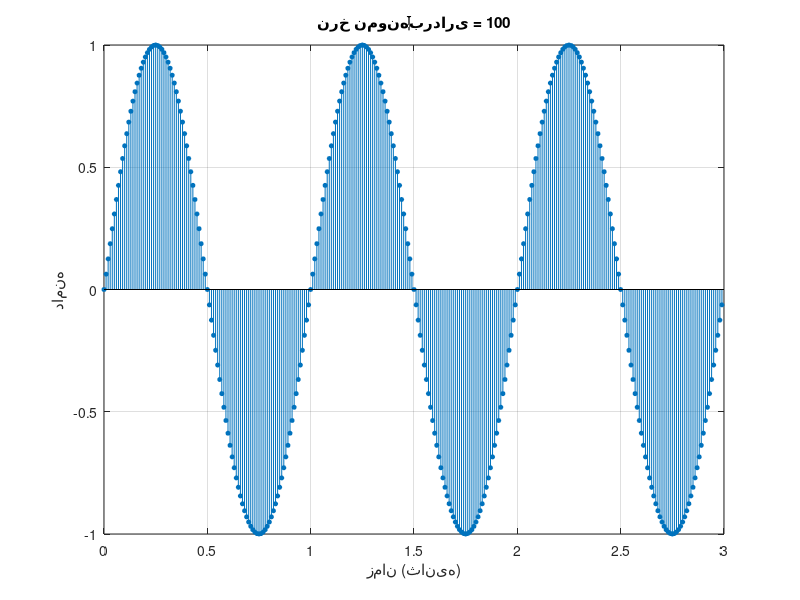
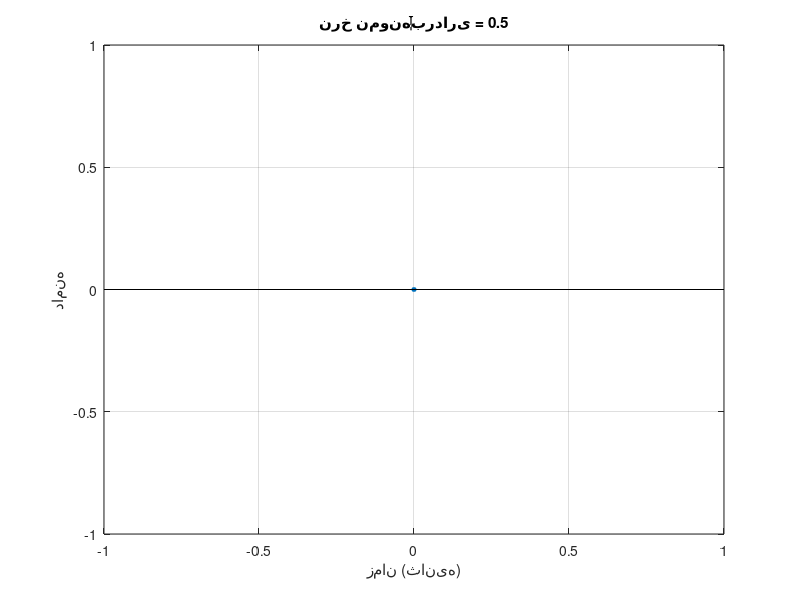
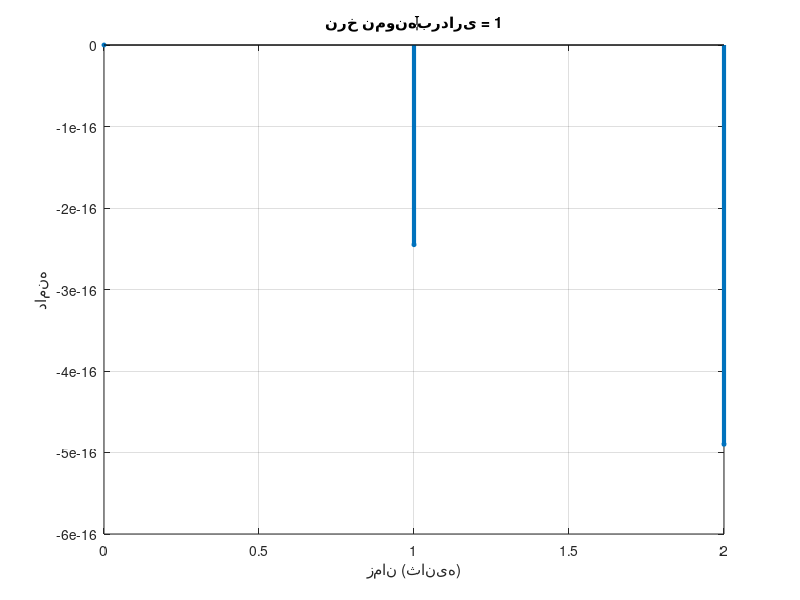
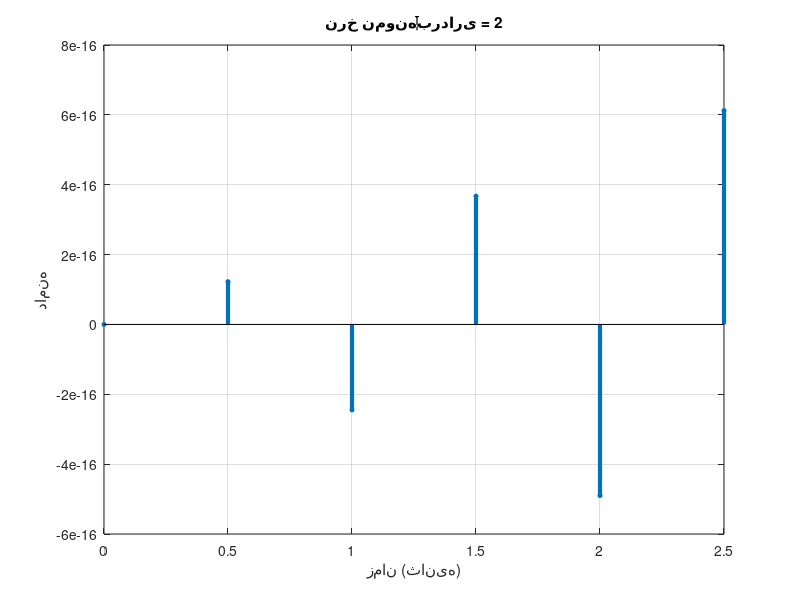

Write MATLAB code to recreate these figures, in order.
%% A01
clc; clear; close all;

fs = 100;
t = 0 : 1/fs : 3 - 1/fs;
x = sin(2*pi*1*t);

sampling_rates = [0.5, 1, 2, 4];

figure;
stem(t, x, 'filled', 'MarkerSize', 3);
title(sprintf('نرخ نمونهبرداری = %d', fs));
xlabel('زمان (ثانیه)'); ylabel('دامنه');
grid on;

for i = 1:length(sampling_rates)
    fs_new = sampling_rates(i);
    t_new = 0 : 1/fs_new : 3 - 1/fs_new;
    x_new = sin(2*pi*1*t_new);
    
    figure;
    stem(t_new, x_new, 'filled', 'MarkerSize', 3, 'LineWidth', 3);
    title(sprintf('نرخ نمونهبرداری = %d', fs_new));
    xlabel('زمان (ثانیه)'); ylabel('دامنه');
    grid on;
end
%% A0
clc; clear; close all;

freqs = [3, 5];
fs_original = 100;
T = 3;
t = 0 : 1/fs_original : T - 1/fs_original;

sampling_rates = [2, 5, 10, 20];
x1 = sin(2*pi*freqs(1)*t);
x2 = sin(2*pi*freqs(2)*t);

figure;
subplot(2,1,1);
stem(t, x1, 'filled', 'MarkerSize', 3);
title(sprintf('f = %d Hz, fs=100', freqs(1)));
xlabel('زمان (ثانیه)'); ylabel('دامنه');
grid on;


subplot(2,1,2);
stem(t, x2, 'filled', 'MarkerSize', 3);
title(sprintf('f = %d Hz, fs=100', freqs(2)));
xlabel('زمان (ثانیه)'); ylabel('دامنه');
grid on;

for f = freqs
    figure('Name', sprintf('%d Hz', f));
    for i = 1:length(sampling_rates)
        fs_new = sampling_rates(i);
        t_new = 0 : 1/fs_new : T - 1/fs_new;
        x_new = sin(2*pi*f*t_new);
        
        subplot(2,2,i);
        stem(t_new, x_new, 'filled', 'MarkerSize', 3);
        title(sprintf('fs = %d Hz', fs_new));
        xlabel('زمان (ثانیه)'); ylabel('دامنه');
        grid on;
        ylim([-1.2, 1.2]);
    end
end
%% A03
clc; clear; close all;

T = 3;
f_signal = 1;
sampling_rates = [1, 2, 5, 10];

for fs = sampling_rates
    t_sample = 0 : 1/fs : T - 1/fs;
    x_sample = sin(2*pi*f_signal*t_sample);
    
    % بازسازی با درونیابی خطی
    t_recon = 0 : 1/1000 : T - 1/1000;
    x_recon = interp1(t_sample, x_sample, t_recon, 'linear');
    
    figure;
    plot(t_recon, x_recon, 'b-', 'LineWidth', 1.5); hold on;
    stem(t_sample, x_sample, 'r', 'filled', 'MarkerSize', 4, 'LineWidth', 3);
    title(sprintf('باز سازی سینوسی %d هرتز با نرخ نمونه برداری %d هرتز', f_signal, fs));
    xlabel('زمان (ثانیه)'); ylabel('دامنه');
    legend('سیگنال بازسازی شده', 'نمونهها');
    grid on;
end
%% A04_A
clc; clear; close all;
Fs = 8000;
T = 0.1;
t = 0 : 1/Fs : T - 1/Fs;
x = 5*cos(2*pi*2500*t) + 2*cos(2*pi*4500*t);

N = length(x);
X = fft(x);
f_axis = (0:N-1)*(Fs/N);
figure;
stem(f_axis, abs(X)/N, 'b', 'LineWidth', 1.5);
title('طیف حوزه فرکانس سیگنال');
xlabel('فرکانس (Hz)'); ylabel('دامنه');
grid on;
%% A04_B
clear; close all; clc;

T = 0.1;
Fs_high = 200000;
t_high = 0:1/Fs_high:T-1/Fs_high;
x_cont = 5*cos(2*pi*2500*t_high) + 2*cos(2*pi*4500*t_high);

figure;
t = 0 : 1/8000 : T - 1/8000;
x = 5*cos(2*pi*2500*t) + 2*cos(2*pi*4500*t);
plot(t, x, 'LineWidth',2);
title('نرخ نمونه برداری ۸۰۰۰')
figure;
x = 5*cos(2*pi*2500*t) + 2*cos(2*pi*4500*t);
plot(t_high, x_cont, 'LineWidth',2);
title('نرخ نمونه برداری بسیار بالا')

order = 2;
cutoff = 4000; 
Wn = cutoff / (Fs_high/2);
[b, a] = butter(order, Wn, 'low');
x_filtered_high = filter(b, a, x_cont);

N = length(x_cont);
X = fft(x_cont);
f_axis = (0:N-1)*(Fs_high/N);

figure;
stem(f_axis, abs(X)/N, 'b', 'LineWidth', 1.5);
title('طیف حوزه فرکانس سیگنال سیگنال با فرکانس بسیار بالا (سیگنال پیوسته)');
xlabel('فرکانس (Hz)'); ylabel('دامنه');
grid on;

N = length(x_filtered_high);
X = fft(x_filtered_high);
f_axis = (0:N-1)*(Fs_high/N);
figure;
stem(f_axis, abs(X)/N, 'b', 'LineWidth', 1.5);
title('طیف حوزه فرکانس سیگنال فیلتر شده');
xlabel('فرکانس (Hz)'); ylabel('دامنه');
grid on;

% انتخاب هر ۲۵ نمونه - برای داون سمپل
Fs_sample = 8000;
decim_factor = Fs_high / Fs_sample;
indices = 1:decim_factor:length(x_filtered_high);
x_sampled = x_filtered_high(indices);
t_sampled = t_high(indices);

t_recon = t_high;
x_recon = interp1(t_sampled, x_sampled, t_recon, 'spline');

% ---------- رسم سیگنال بازسازی شده در حوزه زمان ----------
figure('Name', 'بازسازی سیگنال آنالوگ');
plot(t_high, x_cont, 'b', 'LineWidth', 1); hold on;
plot(t_recon, x_recon, 'r--', 'LineWidth', 1.5);
legend('سیگنال اصلی پیوسته', 'سیگنال بازسازی شده (پس از فیلتر و نمونهبرداری)');
title('مقایسه سیگنال اصلی و بازسازی شده با فیلتر آنتی الیاسینگ');
xlabel('زمان (s)'); ylabel('دامنه'); grid on;
xlim([0 0.01]);

%% A05
clc; clear; close all;
% Upsampling

%% Activity 5
clc; clear; close all;

fs = 100; 
T = 1;
t = 0 : 1/fs : T - 1/fs;
x = sin(2*pi*10*t);   % 10 Hz

L_vals = [2, 3, 5];
for L = L_vals
    x_up = zeros(1, L*length(x));
    x_up(1:L:end) = x;
    fs_up = L * fs;
    t_up = 0 : 1/fs_up : T - 1/fs_up;

    N = length(x);
    N_up = length(x_up);
    X = fft(x);
    X_up = fft(x_up);
    
    f_axis = (0:N-1)*(fs/N);
    f_axis_up = (0:N_up-1)*(fs*L/N_up);
    
    figure;
    subplot(2,1,1);
    stem(t, x, 'filled', 'MarkerSize', 3);
    title(sprintf('سیگنال اصلی (fs=%d Hz)', fs));
    xlabel('t'); ylabel('x');
    grid on;

    subplot(2,1,2);
    stem(t_up, x_up, 'filled', 'MarkerSize', 3);
    title(sprintf('سیگنال اصلی آپ سمپل شده (L=%d)', L));
    xlabel('t'); ylabel('x');
    grid on;

    figure
    subplot(2,1,1);
    stem(f_axis, abs(X)/N, 'filled', 'MarkerSize', 3);
    title(sprintf('طیف سیگنال اصلی (fs=%d Hz)', fs));
    xlabel('فرکانس (Hz)'); ylabel('دامنه');
    grid on;
    xlim([0, fs]);
    
    subplot(2,1,2);
    stem(f_axis_up, abs(X_up)/N_up, 'b');
    title(sprintf('طیف سیگنال upsampled با L=%d', L));
    xlabel('فرکانس (Hz)'); ylabel('دامنه');
    grid on;
    xlim([0, L*fs]);
end
%% A06
clc; clear; close all;

fs = 100; 
T = 1;
t = 0 : 1/fs : T - 1/fs;
x = sin(2*pi*10*t);   % 10 Hz

M_vals = [2, 3, 5];
for M = M_vals
    x_down = x(1:M:end);
    t_down = t(1:M:end);
    fs_down = fs / M;

    % محاسبه طیف
    N = length(x);
    N_down = length(x_down);
    X = fft(x);
    X_down = fft(x_down);
    
    f_axis = (0:N-1)*(fs/N);
    f_axis_down = (0:N_down-1)*(fs_down/N_down);
    

    figure;
    subplot(2,1,1);
    stem(t, x, 'filled', 'MarkerSize', 3);
    title(sprintf('سیگنال اصلی (fs=%d Hz)', fs));
    xlabel('t'); ylabel('x');
    grid on;

    subplot(2,1,2);
    stem(t_down, x_down, 'filled', 'MarkerSize', 3);
    title(sprintf('سیگنال داون سمپل شده (M=%d) (fs=%f)', M, fs_down));
    xlabel('t'); ylabel('x');
    grid on;

    figure;
    subplot(2,1,1);
    stem(f_axis, abs(X)/N, 'b');
    title(sprintf('طیف سیگنال اصلی (fs=%d Hz)', fs));
    xlabel('فرکانس (Hz)'); ylabel('دامنه');
    grid on;
    xlim([0, fs/2]);
    
    subplot(2,1,2);
    stem(f_axis_down, abs(X_down)/N_down, 'r');
    title(sprintf('طیف سیگنال داون سمپل شده (M=%d) (fs=%f)', M, fs_down));
    xlabel('فرکانس (Hz)'); ylabel('دامنه');
    grid on;
    xlim([0, fs_down/2]);
end
